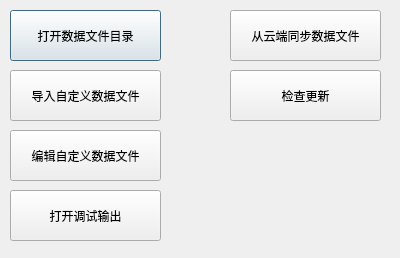
<?xml version="1.0" encoding="UTF-8"?>
<ui version="4.0">
 <class>FormMenu</class>
 <widget class="QDialog" name="FormMenu">
  <property name="geometry">
   <rect>
    <x>0</x>
    <y>0</y>
    <width>400</width>
    <height>258</height>
   </rect>
  </property>
  <property name="minimumSize">
   <size>
    <width>400</width>
    <height>258</height>
   </size>
  </property>
  <property name="maximumSize">
   <size>
    <width>400</width>
    <height>258</height>
   </size>
  </property>
  <property name="windowTitle">
   <string>功能菜单</string>
  </property>
  <widget class="QDialogButtonBox" name="buttonBox">
   <property name="geometry">
    <rect>
     <x>30</x>
     <y>210</y>
     <width>341</width>
     <height>32</height>
    </rect>
   </property>
   <property name="orientation">
    <enum>Qt::Horizontal</enum>
   </property>
   <property name="standardButtons">
    <set>QDialogButtonBox::NoButton</set>
   </property>
  </widget>
  <widget class="QPushButton" name="buttonOpenDataFilesDir">
   <property name="geometry">
    <rect>
     <x>10</x>
     <y>10</y>
     <width>151</width>
     <height>51</height>
    </rect>
   </property>
   <property name="text">
    <string>打开数据文件目录</string>
   </property>
  </widget>
  <widget class="QPushButton" name="buttonImportDataFile">
   <property name="geometry">
    <rect>
     <x>10</x>
     <y>70</y>
     <width>151</width>
     <height>51</height>
    </rect>
   </property>
   <property name="text">
    <string>导入自定义数据文件</string>
   </property>
  </widget>
  <widget class="QPushButton" name="buttonCustomDataFile">
   <property name="geometry">
    <rect>
     <x>10</x>
     <y>130</y>
     <width>151</width>
     <height>51</height>
    </rect>
   </property>
   <property name="text">
    <string>编辑自定义数据文件</string>
   </property>
  </widget>
  <widget class="QPushButton" name="buttonSyncDataFiles">
   <property name="geometry">
    <rect>
     <x>230</x>
     <y>10</y>
     <width>151</width>
     <height>51</height>
    </rect>
   </property>
   <property name="text">
    <string>从云端同步数据文件</string>
   </property>
  </widget>
  <widget class="QPushButton" name="buttonCheckUpdate">
   <property name="geometry">
    <rect>
     <x>230</x>
     <y>70</y>
     <width>151</width>
     <height>51</height>
    </rect>
   </property>
   <property name="text">
    <string>检查更新</string>
   </property>
  </widget>
  <widget class="QPushButton" name="buttonDebug">
   <property name="geometry">
    <rect>
     <x>10</x>
     <y>190</y>
     <width>151</width>
     <height>51</height>
    </rect>
   </property>
   <property name="text">
    <string>打开调试输出</string>
   </property>
  </widget>
 </widget>
 <resources/>
 <connections>
  <connection>
   <sender>buttonBox</sender>
   <signal>accepted()</signal>
   <receiver>FormMenu</receiver>
   <slot>accept()</slot>
   <hints>
    <hint type="sourcelabel">
     <x>248</x>
     <y>254</y>
    </hint>
    <hint type="destinationlabel">
     <x>157</x>
     <y>274</y>
    </hint>
   </hints>
  </connection>
  <connection>
   <sender>buttonBox</sender>
   <signal>rejected()</signal>
   <receiver>FormMenu</receiver>
   <slot>reject()</slot>
   <hints>
    <hint type="sourcelabel">
     <x>316</x>
     <y>260</y>
    </hint>
    <hint type="destinationlabel">
     <x>286</x>
     <y>274</y>
    </hint>
   </hints>
  </connection>
 </connections>
</ui>
